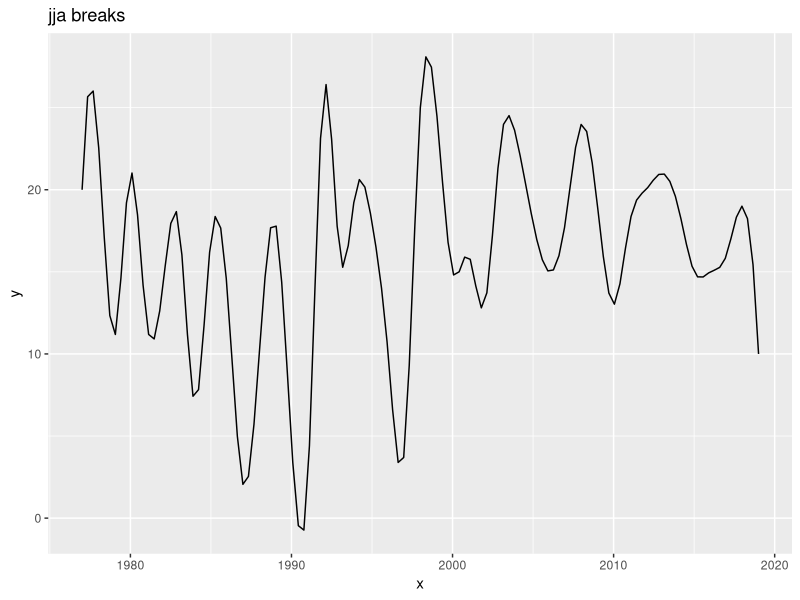
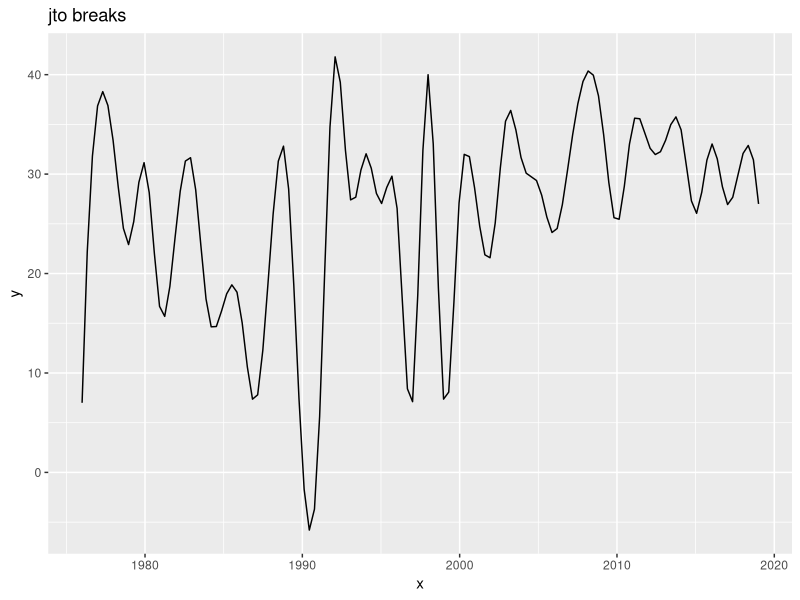

These figures' R source, in order:
library(tidyverse)
library(lubridate)
dat = read.csv("CM000004910.csv")
glimpse(dat)
tidied_dat = dat %>%
  mutate(DATE=ymd(DATE)) %>%
  mutate(month=month(DATE),year = year(DATE))
  

jja <- tidied_dat %>%
  filter((month>=6)&(month<=8))
jto <- tidied_dat %>%
  filter((month>=6)&(month<=10))
viz_breaks = function(df,lev,nam){
summ <- df %>%
  filter(year>=1976 & year<2020)%>%
  group_by(year)%>%
  filter(PRCP<=lev)%>%
  summarize(count=n())
spline.d <- as.data.frame(spline(summ$year, summ$count))
ggplot(data = spline.d, aes(x = x, y = y))+
  geom_line()+
  labs(title=nam)
}
viz_breaks(jja,3,"jja breaks")
viz_breaks(jto,3,"jto breaks")